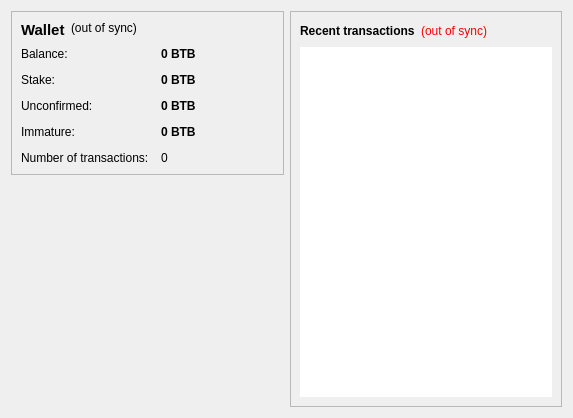
<?xml version="1.0" encoding="UTF-8"?>
<ui version="4.0">
 <class>OverviewPage</class>
 <widget class="QWidget" name="OverviewPage">
  <property name="geometry">
   <rect>
    <x>0</x>
    <y>0</y>
    <width>573</width>
    <height>418</height>
   </rect>
  </property>
  <property name="windowTitle">
   <string>Form</string>
  </property>
  <property name="autoFillBackground">
   <bool>false</bool>
  </property>
<!--
  <property name="styleSheet">
   <string notr="true">QWidget{background-color: qradialgradient(spread:pad, cx:0.5, cy:0.5, radius:0.5, fx:0.5, fy:0.5, stop:0 rgba(255, 213,127, 206), stop:0.35 rgba(255, 213,127, 80), stop:0.4 rgba(255, 213,127, 80), stop:0.425 rgba(255, 213, 132, 156), stop:0.44 rgba(255, 233, 128, 80), stop:1 rgba(255, 255, 255, 0)); color yellow} QLabel{background-color:rgba(255,255,255,0)} QMenu{padding: 2px 10px 2px 10px;background-color:rgb(235,227,181);border:2px solid grey}</string>
  </property>
-->
  <layout class="QHBoxLayout" name="horizontalLayout" stretch="1,1">
   <item>
    <layout class="QVBoxLayout" name="verticalLayout_2">
     <item>
      <widget class="QFrame" name="frame">
       <property name="frameShape">
        <enum>QFrame::StyledPanel</enum>
       </property>
       <property name="frameShadow">
        <enum>QFrame::Raised</enum>
       </property>
       <layout class="QVBoxLayout" name="verticalLayout_4">
        <item>
         <layout class="QHBoxLayout" name="horizontalLayout_4">
          <item>
           <widget class="QLabel" name="label_5">
            <property name="font">
             <font>
              <pointsize>11</pointsize>
              <weight>75</weight>
              <bold>true</bold>
             </font>
            </property>
            <property name="text">
             <string>Wallet</string>
            </property>
            <property name="alignment">
             <set>Qt::AlignLeading|Qt::AlignLeft|Qt::AlignTop</set>
            </property>
           </widget>
          </item>
          <item>
           <widget class="QLabel" name="labelWalletStatus">
            <property name="toolTip">
             <string>The displayed information may be out of date. Your wallet automatically synchronizes with the BitBar network after a connection is established, but this process has not completed yet.</string>
            </property>
            <property name="text">
             <string notr="true">(out of sync)</string>
            </property>
            <property name="alignment">
             <set>Qt::AlignLeading|Qt::AlignLeft|Qt::AlignTop</set>
            </property>
           </widget>
          </item>
          <item>
           <spacer name="horizontalSpacer_2">
            <property name="orientation">
             <enum>Qt::Horizontal</enum>
            </property>
            <property name="sizeHint" stdset="0">
             <size>
              <width>40</width>
              <height>20</height>
             </size>
            </property>
           </spacer>
          </item>
         </layout>
        </item>
        <item>
         <layout class="QFormLayout" name="formLayout_2">
          <property name="fieldGrowthPolicy">
           <enum>QFormLayout::AllNonFixedFieldsGrow</enum>
          </property>
          <property name="labelAlignment">
           <set>Qt::AlignLeading|Qt::AlignLeft|Qt::AlignTop</set>
          </property>
          <property name="horizontalSpacing">
           <number>12</number>
          </property>
          <property name="verticalSpacing">
           <number>12</number>
          </property>
          <item row="0" column="0">
           <widget class="QLabel" name="label">
            <property name="styleSheet">
             <string notr="true"/>
            </property>
            <property name="text">
             <string>Balance:</string>
            </property>
           </widget>
          </item>
          <item row="0" column="1">
           <widget class="QLabel" name="labelBalance">
            <property name="font">
             <font>
              <weight>75</weight>
              <bold>true</bold>
             </font>
            </property>
            <property name="cursor">
             <cursorShape>IBeamCursor</cursorShape>
            </property>
            <property name="toolTip">
             <string>Your current balance</string>
            </property>
            <property name="text">
             <string notr="true">0 BTB</string>
            </property>
            <property name="textInteractionFlags">
             <set>Qt::LinksAccessibleByMouse|Qt::TextSelectableByKeyboard|Qt::TextSelectableByMouse</set>
            </property>
           </widget>
          </item>
          <item row="1" column="0">
           <widget class="QLabel" name="label_6">
            <property name="text">
             <string>Stake:</string>
            </property>
           </widget>
          </item>
          <item row="1" column="1">
           <widget class="QLabel" name="labelStake">
            <property name="font">
             <font>
              <weight>75</weight>
              <bold>true</bold>
             </font>
            </property>
            <property name="cursor">
             <cursorShape>IBeamCursor</cursorShape>
            </property>
            <property name="toolTip">
             <string>Total of coins that was staked, and do not yet count toward the current balance</string>
            </property>
            <property name="text">
             <string notr="true">0 BTB</string>
            </property>
            <property name="textInteractionFlags">
             <set>Qt::LinksAccessibleByMouse|Qt::TextSelectableByKeyboard|Qt::TextSelectableByMouse</set>
            </property>
           </widget>
          </item>
          <item row="2" column="0">
           <widget class="QLabel" name="label_3">
            <property name="text">
             <string>Unconfirmed:</string>
            </property>
           </widget>
          </item>
          <item row="2" column="1">
           <widget class="QLabel" name="labelUnconfirmed">
            <property name="font">
             <font>
              <weight>75</weight>
              <bold>true</bold>
             </font>
            </property>
            <property name="cursor">
             <cursorShape>IBeamCursor</cursorShape>
            </property>
            <property name="toolTip">
             <string>Total of transactions that have yet to be confirmed, and do not yet count toward the current balance</string>
            </property>
            <property name="text">
             <string notr="true">0 BTB</string>
            </property>
            <property name="textInteractionFlags">
             <set>Qt::LinksAccessibleByMouse|Qt::TextSelectableByKeyboard|Qt::TextSelectableByMouse</set>
            </property>
           </widget>
          </item>
          <item row="3" column="0">
           <widget class="QLabel" name="labelImmatureText">
            <property name="text">
             <string>Immature:</string>
            </property>
           </widget>
          </item>
          <item row="3" column="1">
           <widget class="QLabel" name="labelImmature">
            <property name="font">
             <font>
              <weight>75</weight>
              <bold>true</bold>
             </font>
            </property>
            <property name="toolTip">
             <string>Mined balance that has not yet matured</string>
            </property>
            <property name="text">
             <string notr="true">0 BTB</string>
            </property>
            <property name="textInteractionFlags">
             <set>Qt::LinksAccessibleByMouse|Qt::TextSelectableByKeyboard|Qt::TextSelectableByMouse</set>
            </property>
           </widget>
          </item>
          <item row="4" column="0">
           <widget class="QLabel" name="label_2">
            <property name="text">
             <string>Number of transactions:</string>
            </property>
           </widget>
          </item>
          <item row="4" column="1">
           <widget class="QLabel" name="labelNumTransactions">
            <property name="toolTip">
             <string>Total number of transactions in wallet</string>
            </property>
            <property name="text">
             <string notr="true">0</string>
            </property>
           </widget>
          </item>
         </layout>
        </item>
       </layout>
      </widget>
     </item>
     <item>
      <widget class="QWidget" name="widget" native="true">
       <layout class="QVBoxLayout" name="verticalLayout_6">
        <item>
         <spacer name="verticalSpacer">
          <property name="orientation">
           <enum>Qt::Vertical</enum>
          </property>
          <property name="sizeHint" stdset="0">
           <size>
            <width>20</width>
            <height>40</height>
           </size>
          </property>
         </spacer>
        </item>
        <item>
         <layout class="QHBoxLayout" name="horizontalLayout_3">
          <item>
           <spacer name="horizontalSpacer_3">
            <property name="orientation">
             <enum>Qt::Horizontal</enum>
            </property>
            <property name="sizeHint" stdset="0">
             <size>
              <width>40</width>
              <height>20</height>
             </size>
            </property>
           </spacer>
          </item>
          <item>
           <widget class="QPushButton" name="HomeButton">
            <property name="toolTip">
             <string> Click to go to Bitbar Home page. </string>
            </property>
            <property name="minimumSize">
             <size>
              <width>128</width>
              <height>128</height>
             </size>
            </property>
            <property name="maximumSize">
             <size>
              <width>128</width>
              <height>128</height>
             </size>
            </property>
            <property name="cursor">
             <cursorShape>PointingHandCursor</cursorShape>
            </property>
<!--
            <property name="styleSheet">
             <string notr="true">QToolTip{background-color:rgb(255,233,142); color:black; border:2px solid darkgrey;padding: 12px 20px 12px 20px} QPushButton{background-color:transparent}</string>
            </property>
-->
            <property name="styleSheet">
             <string notr="true">QPushButton{background-color:transparent}</string>
            </property>
            <property name="text">
             <string/>
            </property>
            <property name="icon">
             <iconset resource="../bitcoin.qrc">
              <normaloff>:/icons/logo-128</normaloff>:/icons/logo-128</iconset>
            </property>
            <property name="iconSize">
             <size>
              <width>128</width>
              <height>128</height>
             </size>
            </property>
            <property name="flat">
             <bool>true</bool>
            </property>
           </widget>
          </item>
          <item>
           <spacer name="horizontalSpacer_4">
            <property name="orientation">
             <enum>Qt::Horizontal</enum>
            </property>
            <property name="sizeHint" stdset="0">
             <size>
              <width>40</width>
              <height>20</height>
             </size>
            </property>
           </spacer>
          </item>
         </layout>
        </item>
        <item>
         <spacer name="verticalSpacer_2">
          <property name="orientation">
           <enum>Qt::Vertical</enum>
          </property>
          <property name="sizeHint" stdset="0">
           <size>
            <width>20</width>
            <height>40</height>
           </size>
          </property>
         </spacer>
        </item>
       </layout>
      </widget>
     </item>
    </layout>
   </item>
   <item>
    <layout class="QVBoxLayout" name="verticalLayout_3">
     <item>
      <widget class="QFrame" name="frame_2">
       <property name="frameShape">
        <enum>QFrame::StyledPanel</enum>
       </property>
       <property name="frameShadow">
        <enum>QFrame::Raised</enum>
       </property>
       <layout class="QVBoxLayout" name="verticalLayout">
        <item>
         <layout class="QHBoxLayout" name="horizontalLayout_2">
          <item>
           <widget class="QLabel" name="label_4">
            <property name="text">
             <string>&lt;b&gt;Recent transactions&lt;/b&gt;</string>
            </property>
           </widget>
          </item>
          <item>
           <widget class="QLabel" name="labelTransactionsStatus">
            <property name="toolTip">
             <string>The displayed information may be out of date. Your wallet automatically synchronizes with the BitBar network after a connection is established, but this process has not completed yet.</string>
            </property>
            <property name="styleSheet">
             <string notr="true">QLabel { color: red; }</string>
            </property>
            <property name="text">
             <string notr="true">(out of sync)</string>
            </property>
            <property name="alignment">
             <set>Qt::AlignRight|Qt::AlignTrailing|Qt::AlignVCenter</set>
            </property>
           </widget>
          </item>
          <item>
           <spacer name="horizontalSpacer">
            <property name="orientation">
             <enum>Qt::Horizontal</enum>
            </property>
            <property name="sizeHint" stdset="0">
             <size>
              <width>40</width>
              <height>20</height>
             </size>
            </property>
           </spacer>
          </item>
         </layout>
        </item>
        <item>
         <widget class="QListView" name="listTransactions">
          <property name="styleSheet">
           <string notr="true">QMenu{background-color:rgb(255,233,142); color:black; border: 2px solid darkgrey};
</string>
          </property>
          <property name="frameShape">
           <enum>QFrame::NoFrame</enum>
          </property>
          <property name="verticalScrollBarPolicy">
           <enum>Qt::ScrollBarAlwaysOff</enum>
          </property>
          <property name="horizontalScrollBarPolicy">
           <enum>Qt::ScrollBarAlwaysOff</enum>
          </property>
          <property name="selectionMode">
           <enum>QAbstractItemView::NoSelection</enum>
          </property>
         </widget>
        </item>
       </layout>
      </widget>
     </item>
    </layout>
   </item>
  </layout>
 </widget>
 <resources>
  <include location="../bitcoin.qrc"/>
 </resources>
 <connections/>
</ui>
